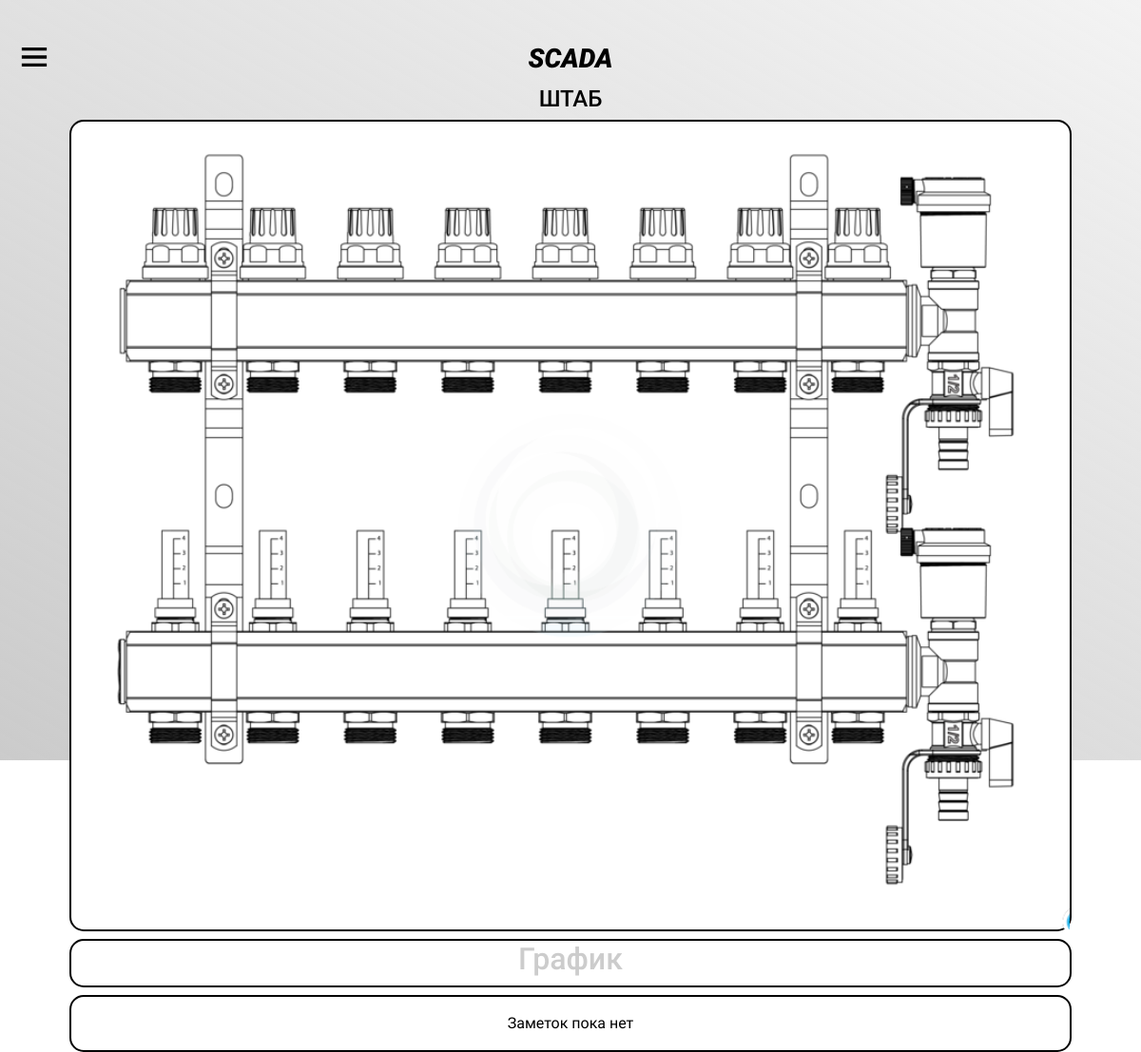
The app's page /headquarters (signed in), older data.
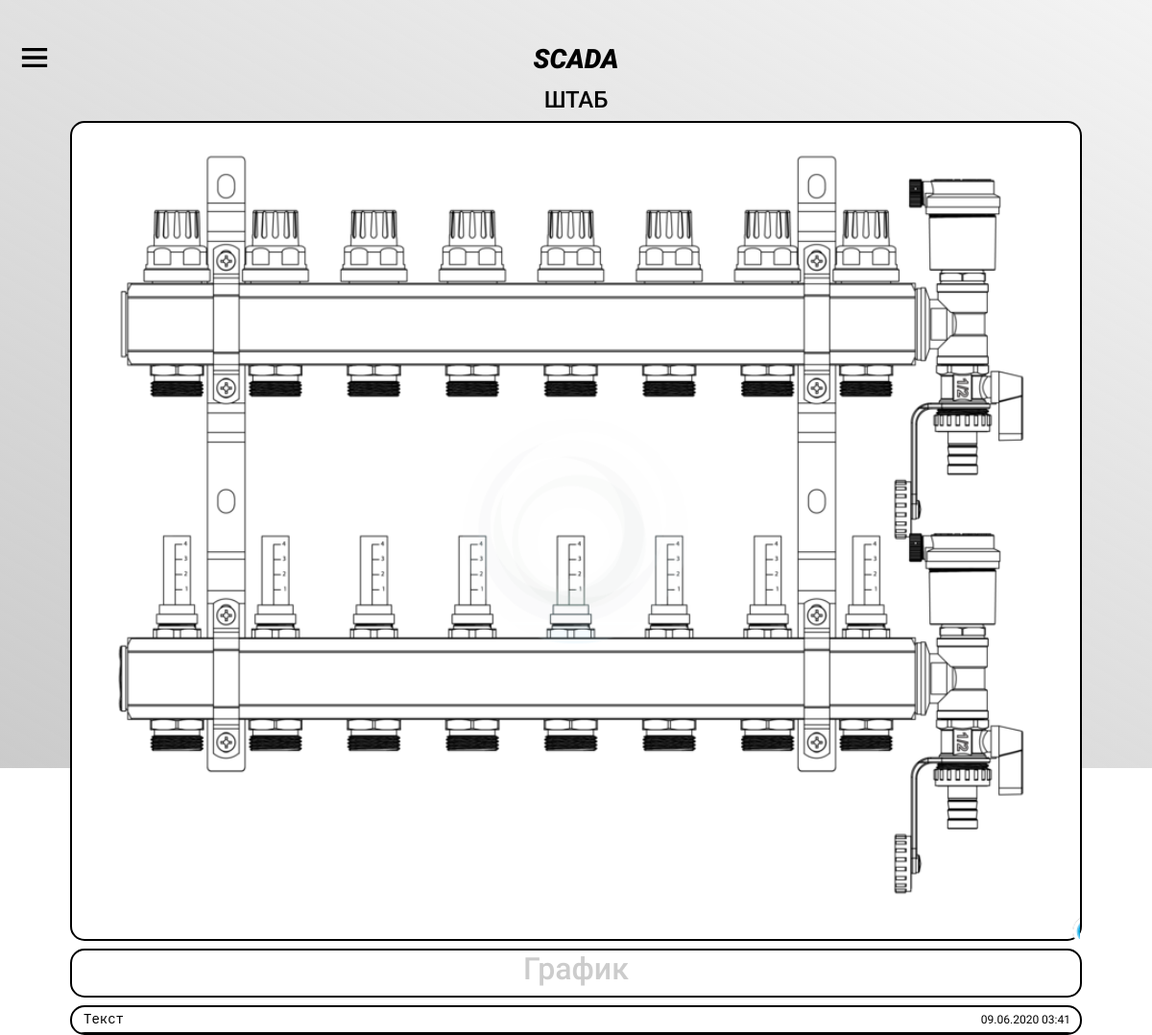
The same page, newer data.
### data/notes.py (models this page shows, shortened)
class Note(SqlAlchemyBase):
    __tablename__ = 'notes'
    id = sqlalchemy.Column(sqlalchemy.Integer, primary_key=True, autoincrement=True)
    user_id = sqlalchemy.Column(sqlalchemy.Integer,
                                sqlalchemy.ForeignKey("users.id"), nullable=False)
    user = orm.relation('User', backref='notes')
    data = sqlalchemy.Column(sqlalchemy.Text, nullable=False, default='')
    created_date = sqlalchemy.Column(sqlalchemy.DateTime, default=datetime.datetime.now)
    @property
    def created_date_format(self):
        return self.created_date.strftime("%d.%m.%Y %H:%M")
    def data_format(self, rows=None, max_length=None):
        data = self.data.splitlines()
        if rows:
            data = data[:rows]
        return '\r\n'.join(data)

### main.py (the view)
@app.route('/headquarters', methods=['GET'])
@login_required
def headquarters():
    page = 1
    records = session.query(Note) \
        .filter(Note.user == current_user) \
        .order_by(Note.created_date.desc()) \
        .offset(NOTES_HEAD_PAGE_SIZE * (page - 1)) \
        .limit(NOTES_HEAD_PAGE_SIZE) \
        .all()
    return render_template('headquarters.html',
                           records=records
    )

### main.py (called while the page is built)
@login_manager.user_loader
def load_user(user_id):
    return session.query(User).get(user_id)

### templates/headquarters.html
{% set page='headquarters' %}
{% extends 'base.html' %}
{% block content %}
    <div class="main-form tight h-100">
        <h1>
            <span>
                ШТАБ
            </span>
        </h1>
        <div class="note-block">
            <img src="/static/svg/stand.svg" alt="стенд" width="100%">
        </div>
        <div class="note-block">
            <h2 style="text-align: center; color: #cccccc;">
                График
            </h2>
        </div>
        <div class="note-block">
            <div class="minify">
                {% for note in records %}
                    <div class="note-item minify" id="note-id-{{ note.id }}">
                        <div class="note-item-text minify">
                            <a href="/notes/{{ note.id }}">
                                <pre>{{ note.data_format(rows=1) }}</pre>
                            </a>
                            <div class="note-datetime clear">
                                {{ note.created_date_format }}
                            </div>
                        </div>
                    </div>
                {% endfor %}
                {% if not records %}
                    <p class="note-none">Заметок пока нет</p>
                {% endif %}
            </div>
        </div>
    </div>
{% endblock %}

### templates/base.html (shortened to what this page needs)
<!DOCTYPE html>
<html lang="en">
<head>
    <link rel="stylesheet" type="text/css" href="/static/css/bootstrap-reboot.min.css">
    <link rel="stylesheet" type="text/css" href="/static/css/bootstrap.min.css">
    <link rel="stylesheet" type="text/css" href="/static/css/bootstrap-grid.min.css">
    <link rel="stylesheet" type="text/css" href="/static/fonts/Roboto/stylesheet.css">
    <link rel="stylesheet" type="text/css" href="/static/css/style.css">
</head>
<body>
<header>
    <nav class="navbar navbar-light">
        <button class="navbar-toggler" type="button" data-toggle="modal" data-target="#ModalMenu">
            <span class="navbar-menu"></span>
        </button>
    </nav>
    <h1>
        <a href="/">
            SCADA
        </a>
    </h1>
</header>
<div class="container">
    {% block content %}
    {% endblock %}
</div>
<footer></footer>
<div id="background">
    <div class="bottom-logo">
    </div>
</div>
</body>
</html>

### static/css/style.css (style rules this page uses)
html, body { height: 100%; font-family: Roboto, serif; font-style: normal; font-weight: normal; color: #000000; }
.container { padding: 0 18px; height: calc(100% - 90px - 90px); }
.profile-grid select, .profile-grid, .main-italic, #ModalMenu .modal-dialog .modal-content h1, header h1, .main-form .control, h1 { font-size: 24px; line-height: 28px; }
.main-italic, #ModalMenu .modal-dialog .modal-content h1, header h1, .main-form .control, h1 { text-align: center; }
h1 { font-weight: 500; }
.main-form { position: relative; }
.main-form.tight { padding: 0 25px; }
#background { position: fixed; left: 0; top: 0; width: 100%; height: 100%; background: linear-gradient(209.36deg, #F3F3F3 0%, rgba(181, 181, 181, 0.7) 100%); z-index: -1; }
#background .bottom-logo { position: absolute; bottom: 17px; width: 100%; text-align: center; }
header { padding-top: 45px; padding-bottom: 5px; height: 90px; }
header h1 { font-style: italic; font-weight: 900; font-size: 28px; line-height: 33px; }
header h1 a { color: #000000; }
header .navbar { position: absolute; }
header .navbar .navbar-toggler { display: flex; border: none; padding: 0; position: relative; top: -13px; }
header .navbar .navbar-toggler .navbar-menu { background-image: url("/static/svg/menu.svg"); width: 40px; height: 40px; }
footer { height: 30px; }
.note-block { background: #FFFFFF; border: 2px solid #000000; box-sizing: border-box; border-radius: 15px; position: relative; margin-bottom: 8px; }
.note-block > div, .note-block > textarea { margin-right: -26px; overflow-y: scroll; overflow-x: hidden; position: relative; height: 100%; scrollbar-color: #E5E5E5 #ffffff; border-radius: 15px; }
.note-block > div.minify, .note-block > textarea.minify { overflow: hidden; margin-right: 0; }
.note-block > div .note-item, .note-block > textarea .note-item { padding-right: 7px; }
.note-block > div .note-item.minify, .note-block > textarea .note-item.minify { padding-right: 0; }
.note-block > div .note-item .note-datetime, .note-block > textarea .note-item .note-datetime { font-size: 12px; line-height: 15px; text-align: right; }
.note-block > div .note-item .note-datetime.clear, .note-block > textarea .note-item .note-datetime.clear { position: absolute; bottom: 0; right: 5px; padding: 5px; background-color: #ffffff; }
.note-block > div .note-item .note-item-text, .note-block > textarea .note-item .note-item-text { border-bottom: 1px solid #000000; padding: 15px 10px 0 32px; position: relative; }
.note-block > div .note-item .note-item-text.minify, .note-block > textarea .note-item .note-item-text.minify { padding: 5px 12px; }
.note-block > div .note-item .note-item-text a pre, .note-block > textarea .note-item .note-item-text a pre { font-style: normal; font-weight: normal; font-size: 14px; line-height: 16px; color: #000000; margin-bottom: 0; overflow: hidden; }

Row changes from the older to the newer data that the page shows:
added Note: data_format "Текст", created_date_format "09.06.2020 03:41"
Text that changed along with them:
text no longer shown: "Заметок пока нет"
